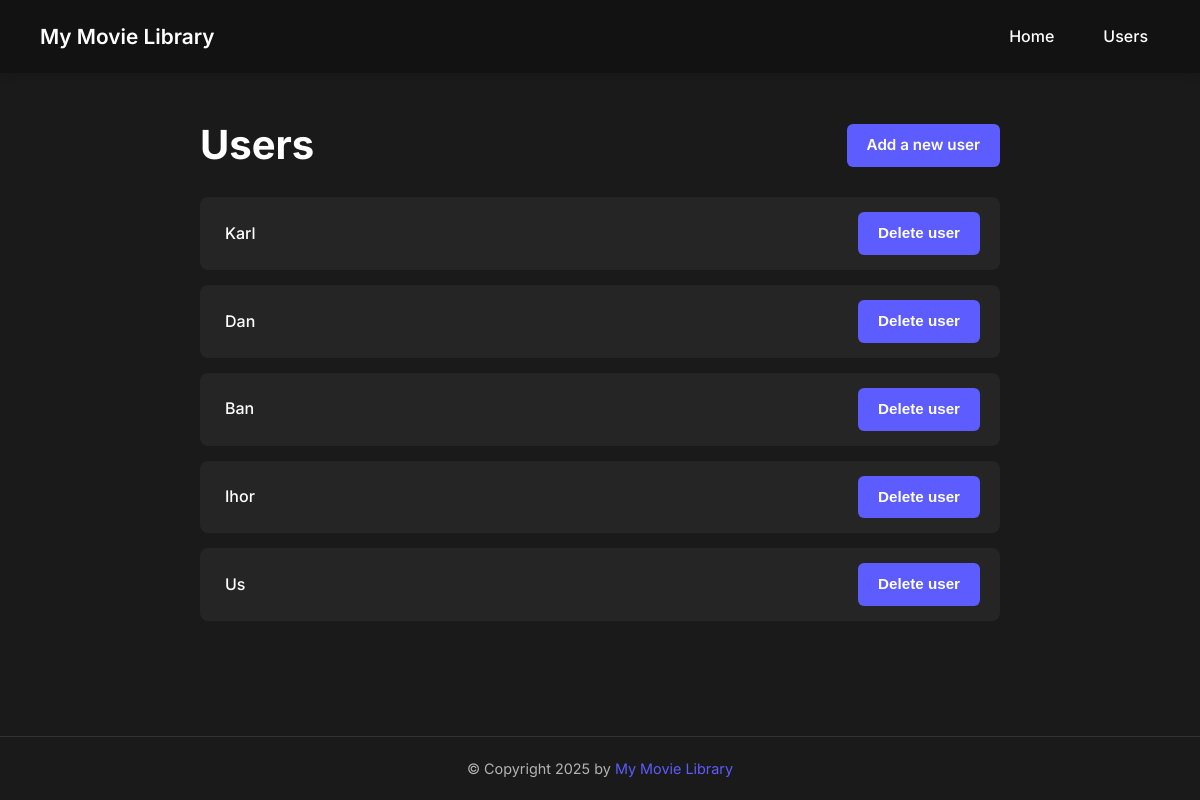
Screenshot of /users with the database file from the repository.
### storage/db_models.py (models this page shows, shortened)
class UserAccount(model):
    id: Mapped[int] = mapped_column(primary_key=True, autoincrement=True)
    name: Mapped[str] = mapped_column(unique=True)
    movies: Mapped[List['Movie']] = relationship(back_populates='user', cascade='all, delete-orphan')

### app.py (the view)
@app.get('/users')
def list_all_users():
    users = data_manager.get_all_users()
    return render_template('users.html', users=users)

### storage/sqlite_data_manager.py (called while the page is built)
    def get_all_users(self):
        return self.db.session.execute(self.db.select(self.user_model)).scalars()

### templates/users.html
{% extends "layout.html" %}
{% block head %}
  {{ super() }}
{% endblock %}
{% block content %}
  <div class="container">
    <div class="content-header users-page-header">
      <h1>Users</h1>
      <a href="/add_user" class="btn">Add a new user</a>
    </div>
    <section class="users-list">
      {% for user in users %}
      <div class="user-item">
        <div class="user">
          <a href="/users/{{user.id}}" class="user-link">{{user.name}}</a>
        </div>
        <div class="delete-user">
          <form action="/delete_user/{{user.id}}" method="post">
            <button type="submit" class="btn btn-small btn-danger">Delete user</button>
          </form>
        </div>
      </div>
      {% endfor %}
    </section>
  </div>
{% endblock %}

### templates/layout.html (shortened to what this page needs)
<!doctype html>
<html lang="en">
  <head>
    {% block head %}
    <link rel="stylesheet" href="{{ url_for('static', filename='style.css') }}">
    {% endblock %}
  </head>
  <body>
    <div class="page-container">
      <header id="header">
        <a href="/" class="site-logo">My Movie Library</a>
        <nav>
          <ul class="nav-list">
            <li><a href="/">Home</a></li>
            <li><a href="/users">Users</a></li>
          </ul>
        </nav>
      </header>
      <main class="main-content">
        <div id="content">
          {% block content %}{% endblock %}
        </div>
      </main>
      <footer id="footer">
        {% block footer %}
        &copy; Copyright 2025 by <a href="/">My Movie Library</a>
        {% endblock %}
      </footer>
    </div>
  </body>
</html>

### static/style.css (style rules this page uses)
:root { --dark-bg: #1a1a1a; --darker-bg: #121212; --light-text: #ffffff; --secondary-text: #b3b3b3; --accent-color: #5c5cff; --button-color: #5c5cff; --button-hover: #4646ff; --button-danger: #dc3545; --button-danger-hover: #c82333; --button-secondary: #6c757d; --button-secondary-hover: #5a6268; --card-bg: #252525; --border-color: #333333; --success-color: #28a745; --success-hover: #218838; --form-bg: rgba(0, 0, 0, 0.2); --focus-color: #7f7fff; --focus-shadow: 0 0 0 0.2rem rgba(92, 92, 255, 0.25); }
*, *::before, *::after { box-sizing: border-box; }
.page-container { display: flex; flex-direction: column; min-height: 100vh; }
.main-content { flex: 1 0 auto; padding-top: 20px; padding-bottom: 20px; }
body { font-family: 'Inter', -apple-system, BlinkMacSystemFont, 'Segoe UI', Roboto, Oxygen, Ubuntu, Cantarell, 'Open Sans', 'Helvetica Neue', sans-serif; background-color: var(--dark-bg); color: var(--light-text); margin: 0; padding: 0; line-height: 1.6; }
.container { width: 100%; max-width: 1200px; margin: 0 auto; padding: 20px; }
.content-header { display: flex; justify-content: space-between; align-items: center; margin-bottom: 20px; flex-wrap: wrap; gap: 15px; }
.content-header h1, .content-header h2 { margin: 0; }
.users-page-header h1 { margin-left: 180px; }
.users-page-header .btn { margin-right: 180px; }
h1 { font-size: 2.5rem; font-weight: 700; margin-bottom: 1rem; color: var(--light-text); }
a { color: var(--accent-color); text-decoration: none; transition: color 0.2s ease, background-color 0.2s ease; }
#header { display: flex; justify-content: space-between; align-items: center; padding: 20px 40px; background-color: var(--darker-bg); box-shadow: 0 2px 10px rgba(0, 0, 0, 0.15); }
.site-logo { font-weight: 600; font-size: 1.3rem; color: var(--light-text); }
.nav-list { display: flex; list-style: none; padding: 0; margin: 0; gap: 25px; }
nav a { color: var(--light-text); font-weight: 500; padding: 8px 12px; border-radius: 5px; }
.btn, button[type="submit"] { display: inline-flex; align-items: center; justify-content: center; padding: 10px 20px; background-color: var(--button-color); color: white; border: none; border-radius: 6px; cursor: pointer; font-weight: 600; font-size: 0.95rem; transition: background-color 0.2s, transform 0.1s; text-align: center; line-height: 1.5; }
.btn-small { padding: 8px 12px; font-size: 0.85rem; }
.btn-danger { background-color: var(--button-danger); }
.users-list { max-width: 800px; margin: 0 auto; }
.user-item { display: flex; justify-content: space-between; align-items: center; background-color: var(--card-bg); padding: 15px 20px; margin-bottom: 15px; border-radius: 8px; transition: background-color 0.2s; }
.user-link { font-weight: 500; color: var(--light-text); text-decoration: none; padding: 5px; }
#footer { padding: 20px; text-align: center; color: var(--secondary-text); font-size: 0.9rem; border-top: 1px solid var(--border-color); margin-top: 40px; flex-shrink: 0; }

### rows the page displays
UserAccount: name "Karl"
UserAccount: name "Dan"
UserAccount: name "Ban"
UserAccount: name "Ihor"
UserAccount: name "Us"
